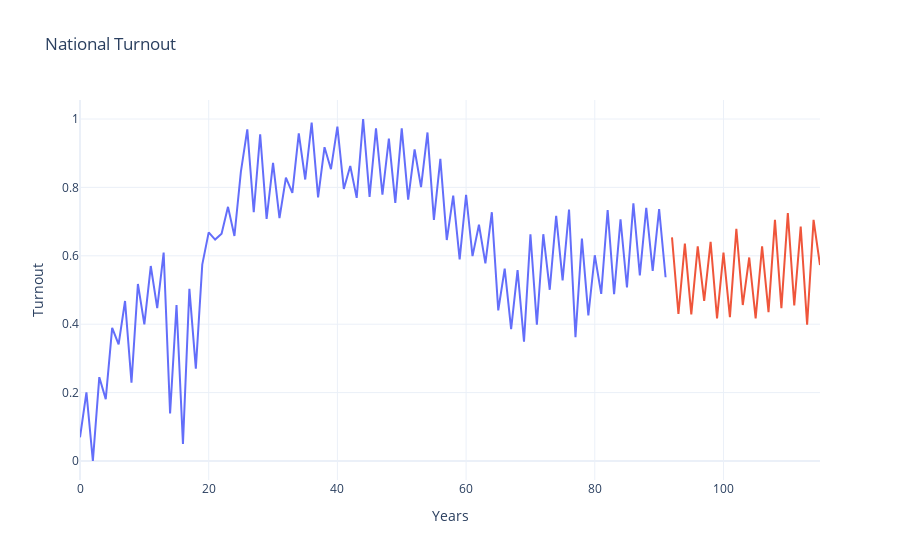

Here is the notebook cell this chart was saved with:
### Code cell
# SINGLE SERIES 
t1=[*range(0,len(train_data))]
t2=len(train_data)+np.array([*range(0,len(test_data))])
plotly_line_plot([t1,t2],[train_data,test_data],title="National Turnout", x_label = "Years", y_label = "Turnout")

### Figure 1 — Plotly figure (JSON) as saved in the notebook; plotly's stock layout.template omitted (floating-point values rounded to 4 significant figures)
{"data": [{"hovertemplate": "x=%{x}<br>y=%{y}<extra></extra>", "legendgroup": "", "line": {"color": "#636efa", "dash": "solid"}, "marker": {"symbol": "circle"}, "mode": "lines", "name": "", "orientation": "v", "showlegend": false, "type": "scatter", "x": [0, 1, 2, 3, 4, 5, 6, 7, 8, 9, 10, 11, 12, 13, 14, 15, 16, 17, 18, 19, 20, 21, 22, 23, 24, 25, 26, 27, 28, 29, 30, 31, 32, 33, 34, 35, 36, 37, 38, 39, 40, 41, 42, 43, 44, 45, 46, 47, 48, 49, 50, 51, 52, 53, 54, 55, 56, 57, 58, 59, 60, 61, 62, 63, 64, 65, 66, 67, 68, 69, 70, 71, 72, 73, 74, 75, 76, 77, 78, 79, 80, 81, 82, 83, 84, 85, 86, 87, 88, 89, 90, 91], "xaxis": "x", "y": [0.06946, 0.2005, 0, 0.2451, 0.1809, 0.3893, 0.3408, 0.4679, 0.2294, 0.5177, 0.3997, 0.5701, 0.4469, 0.6094, 0.1389, 0.4561, 0.0498, 0.5033, 0.27, 0.574, 0.6684, 0.6474, 0.6645, 0.7431, 0.6579, 0.8453, 0.9699, 0.7274, 0.9554, 0.7077, 0.8716, 0.7104, 0.8283, 0.7837, 0.9581, 0.8231, 0.9895, 0.7706, 0.9174, 0.8532, 0.9777, 0.7955, 0.8624, 0.7693, 1.0, 0.772, 0.9725, 0.7785, 0.9423, 0.7549, 0.9725, 0.7641, 0.9109, 0.8008, 0.9607, 0.7051, 0.8834, 0.6461, 0.7759, 0.5898, 0.7785, 0.599, 0.6907, 0.578, 0.7274, 0.4404, 0.5623, 0.3853, 0.5583, 0.3486, 0.6632, 0.3984, 0.6632, 0.5007, 0.7169, 0.5282, 0.7353, 0.3617, 0.6501, 0.426, 0.6016, 0.4889, 0.7339, 0.4875, 0.7064, 0.5072, 0.7536, 0.5426, 0.7405, 0.5557, 0.7366, 0.5374], "yaxis": "y"}, {"mode": "lines", "type": "scatter", "x": [92, 93, 94, 95, 96, 97, 98, 99, 100, 101, 102, 103, 104, 105, 106, 107, 108, 109, 110, 111, 112, 113, 114, 115], "y": [0.654, 0.4299, 0.6356, 0.4286, 0.6278, 0.4679, 0.6409, 0.4168, 0.6094, 0.4207, 0.6789, 0.4561, 0.595, 0.4168, 0.6278, 0.4351, 0.7051, 0.4469, 0.7248, 0.4548, 0.6855, 0.3984, 0.7051, 0.5727]}], "layout": {"legend": {"tracegroupgap": 0}, "showlegend": false, "title": {"text": "National Turnout"}, "xaxis": {"anchor": "y", "domain": [0, 1], "title": {"text": "Years"}}, "yaxis": {"anchor": "x", "domain": [0, 1], "title": {"text": "Turnout"}}}}
